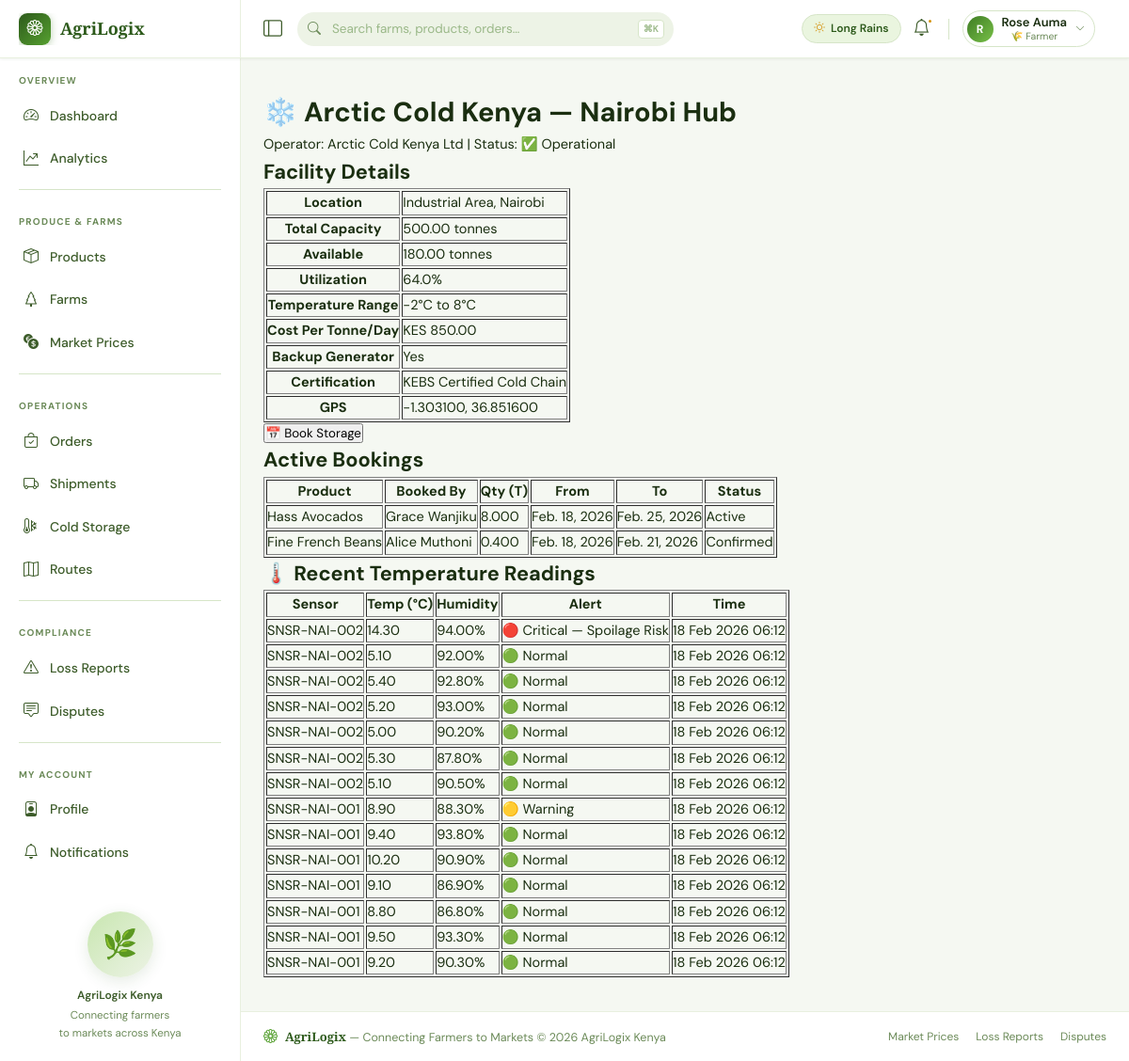
The page /cold-storage/1/ (signed in) on the database its author committed.
### web_app/models.py (models this page shows, shortened)
class User(AbstractUser):
    ROLE_CHOICES = [
        ('farmer', '🌾 Farmer'),
        ('buyer', '🏪 Buyer / Market'),
        ('driver', '🚛 Logistics Driver'),
        ('cold_storage', '❄️ Cold Storage Operator'),
        ('admin', '⚙️ Platform Admin'),
    ]
    role = models.CharField(max_length=20, choices=ROLE_CHOICES, default='buyer')
    phone = models.CharField(max_length=20, unique=True, null=True, blank=True)
    profile_photo = models.ImageField(upload_to='profiles/', null=True, blank=True)
    location = models.CharField(max_length=255, blank=True)
    latitude = models.DecimalField(max_digits=9, decimal_places=6, null=True, blank=True)
    longitude = models.DecimalField(max_digits=9, decimal_places=6, null=True, blank=True)
    is_verified = models.BooleanField(default=False)
    rating = models.DecimalField(max_digits=3, decimal_places=2, default=0.00)
    total_transactions = models.PositiveIntegerField(default=0)
    created_at = models.DateTimeField(auto_now_add=True)
    updated_at = models.DateTimeField(auto_now=True)
    class Meta:
        verbose_name = "User"
        verbose_name_plural = "Users"

class ColdStorageFacility(models.Model):
    STATUS_CHOICES = [
        ('operational', '✅ Operational'),
        ('full', '🔴 Full Capacity'),
        ('maintenance', '🔧 Under Maintenance'),
        ('offline', '⚫ Offline'),
    ]
    operator = models.ForeignKey(User, on_delete=models.CASCADE, related_name='facilities',
                                  limit_choices_to={'role': 'cold_storage'})
    name = models.CharField(max_length=200)
    location_name = models.CharField(max_length=200)
    latitude = models.DecimalField(max_digits=9, decimal_places=6)
    longitude = models.DecimalField(max_digits=9, decimal_places=6)
    total_capacity_tonnes = models.DecimalField(max_digits=10, decimal_places=2)
    available_capacity_tonnes = models.DecimalField(max_digits=10, decimal_places=2)
    min_temperature_celsius = models.IntegerField(default=2)
    max_temperature_celsius = models.IntegerField(default=8)
    cost_per_tonne_per_day = models.DecimalField(max_digits=8, decimal_places=2)
    has_backup_generator = models.BooleanField(default=False)
    certification = models.CharField(max_length=100, blank=True)
    status = models.CharField(max_length=20, choices=STATUS_CHOICES, default='operational')
    photo = models.ImageField(upload_to='cold_storage/', null=True, blank=True)
    is_active = models.BooleanField(default=True)
    created_at = models.DateTimeField(auto_now_add=True)
    @property
    def utilization_percent(self):
        if self.total_capacity_tonnes == 0:
            return 0
        used = self.total_capacity_tonnes - self.available_capacity_tonnes
        return round((used / self.total_capacity_tonnes) * 100, 1)
    class Meta:
        verbose_name = "Cold Storage Facility"
        verbose_name_plural = "Cold Storage Facilities"

class ColdStorageBooking(models.Model):
    STATUS = [
        ('pending', 'Pending'),
        ('confirmed', 'Confirmed'),
        ('active', 'Active'),
        ('completed', 'Completed'),
        ('cancelled', 'Cancelled'),
    ]
    facility = models.ForeignKey(ColdStorageFacility, on_delete=models.CASCADE, related_name='bookings')
    order = models.ForeignKey(Order, on_delete=models.SET_NULL, null=True, blank=True,
                               related_name='cold_storage_bookings')
    booked_by = models.ForeignKey(User, on_delete=models.CASCADE, related_name='cold_storage_bookings')
    product_description = models.CharField(max_length=200)
    quantity_tonnes = models.DecimalField(max_digits=8, decimal_places=3)
    required_temp_min = models.IntegerField()
    required_temp_max = models.IntegerField()
    start_date = models.DateField()
    end_date = models.DateField()
    total_cost = models.DecimalField(max_digits=10, decimal_places=2, default=0)
    status = models.CharField(max_length=20, choices=STATUS, default='pending')
    notes = models.TextField(blank=True)
    created_at = models.DateTimeField(auto_now_add=True)
    class Meta:
        verbose_name = "Cold Storage Booking"
        verbose_name_plural = "Cold Storage Bookings"

class TemperatureLog(models.Model):
    ALERT_LEVELS = [
        ('normal', '🟢 Normal'),
        ('warning', '🟡 Warning'),
        ('critical', '🔴 Critical — Spoilage Risk'),
    ]
    booking = models.ForeignKey(ColdStorageBooking, on_delete=models.CASCADE,
                                 related_name='temperature_logs', null=True, blank=True)
    shipment = models.ForeignKey(Shipment, on_delete=models.CASCADE,
                                  related_name='temperature_logs', null=True, blank=True)
    sensor_id = models.CharField(max_length=50)
    temperature_celsius = models.DecimalField(max_digits=5, decimal_places=2)
    humidity_percent = models.DecimalField(max_digits=5, decimal_places=2, null=True, blank=True)
    alert_level = models.CharField(max_length=10, choices=ALERT_LEVELS, default='normal')
    is_alert_sent = models.BooleanField(default=False)
    recorded_at = models.DateTimeField(auto_now_add=True)
    class Meta:
        ordering = ['-recorded_at']
        verbose_name = "Temperature Log"
        verbose_name_plural = "Temperature Logs"

### web_app/views.py (the view)
# urls.py: path('cold-storage/<int:pk>/', views.cold_storage_detail_view, name='cold_storage_detail'),
@login_required
def cold_storage_detail_view(request, pk):
    facility = get_object_or_404(ColdStorageFacility, pk=pk)
    bookings = ColdStorageBooking.objects.filter(
        facility=facility, status__in=['active', 'confirmed']
    ).select_related('booked_by')
    recent_temps = TemperatureLog.objects.filter(
        booking__facility=facility
    ).order_by('-recorded_at')[:30]
    return render(request, 'cold_chain/facility_detail.html', {
        'facility': facility,
        'bookings': bookings,
        'recent_temps': recent_temps,
    })

### templates/cold_chain/facility_detail.html (shortened to what this page needs)
{% extends 'base.html' %}
{% block content %}
<h1>❄️ {{ facility.name }}</h1>
<p>Operator: {{ facility.operator.get_full_name }} | Status: {{ facility.get_status_display }}</p>
<section>
    <h2>Facility Details</h2>
    <table border="1">
        <tr><th>Location</th><td>{{ facility.location_name }}</td></tr>
        <tr><th>Total Capacity</th><td>{{ facility.total_capacity_tonnes }} tonnes</td></tr>
        <tr><th>Available</th><td>{{ facility.available_capacity_tonnes }} tonnes</td></tr>
        <tr><th>Utilization</th><td>{{ facility.utilization_percent }}%</td></tr>
        <tr><th>Temperature Range</th><td>{{ facility.min_temperature_celsius }}°C to {{ facility.max_temperature_celsius }}°C</td></tr>
        <tr><th>Cost Per Tonne/Day</th><td>KES {{ facility.cost_per_tonne_per_day }}</td></tr>
        <tr><th>Backup Generator</th><td>{{ facility.has_backup_generator|yesno:"Yes,No" }}</td></tr>
        <tr><th>Certification</th><td>{{ facility.certification|default:"None" }}</td></tr>
        <tr><th>GPS</th><td>{{ facility.latitude }}, {{ facility.longitude }}</td></tr>
    </table>
    <a href="{% url 'cold_storage_book' facility.pk %}"><button>📅 Book Storage</button></a>
</section>
<section>
    <h2>Active Bookings</h2>
    <table border="1">
        <thead>
            <tr><th>Product</th><th>Booked By</th><th>Qty (T)</th><th>From</th><th>To</th><th>Status</th></tr>
        </thead>
        <tbody>
            {% for booking in bookings %}
            <tr>
                <td>{{ booking.product_description }}</td>
                <td>{{ booking.booked_by.get_full_name }}</td>
                <td>{{ booking.quantity_tonnes }}</td>
                <td>{{ booking.start_date }}</td>
                <td>{{ booking.end_date }}</td>
                <td>{{ booking.get_status_display }}</td>
            </tr>
            {% empty %}
            <tr><td colspan="6">No active bookings.</td></tr>
            {% endfor %}
        </tbody>
    </table>
</section>
<section>
    <h2>🌡️ Recent Temperature Readings</h2>
    <table border="1">
        <thead><tr><th>Sensor</th><th>Temp (°C)</th><th>Humidity</th><th>Alert</th><th>Time</th></tr></thead>
        <tbody>
            {% for log in recent_temps %}
            <tr>
                <td>{{ log.sensor_id }}</td>
                <td>{{ log.temperature_celsius }}</td>
                <td>{{ log.humidity_percent|default:"—" }}%</td>
                <td>{{ log.get_alert_level_display }}</td>
                <td>{{ log.recorded_at|date:"d M Y H:i" }}</td>
            </tr>
            {% empty %}
            <tr><td colspan="5">No temperature data.</td></tr>
            {% endfor %}
        </tbody>
    </table>
</section>
{% endblock %}

### templates/base.html (shortened to what this page needs)
<!DOCTYPE html>
<html lang="en">
<head>
    <link href="https://cdn.jsdelivr.net/npm/bootstrap-icons@1.11.3/font/bootstrap-icons.min.css" rel="stylesheet">
</head>
<body>
<nav id="topnav" role="banner">
    <div class="nav-brand-zone">
        <a href="{% url 'dashboard' %}" style="display:flex;align-items:center;gap:10px;overflow:hidden;">
            <div class="brand-logo"><i class="bi bi-flower1"></i></div>
            <span class="brand-text">AgriLogix</span>
        </a>
    </div>
    <div class="nav-controls">
        <button class="sidebar-toggle-btn" id="sidebarToggle" aria-label="Toggle sidebar" title="Toggle navigation">
            <i class="bi bi-layout-sidebar"></i>
        </button>
        <div class="nav-search" role="search">
            <input type="text" id="globalSearch" placeholder="Search farms, products, orders…" autocomplete="off" aria-label="Global search">
            <span class="search-kbd">⌘K</span>
        </div>
        <div class="nav-right">
            {% if user.is_authenticated %}
            <div class="season-chip">
                <i class="bi bi-sun" style="color:var(--amber-400);"></i> Long Rains
            </div>
            <a href="{% url 'notification_list' %}" class="nav-icon-btn" aria-label="Notifications">
                <i class="bi bi-bell"></i>
                {% if unread_count %}
                    <span class="notif-count">{{ unread_count }}</span>
                {% else %}
                    <span class="notif-pip"></span>
                {% endif %}
            </a>
            <div class="profile-dropdown">
                <button class="profile-btn" id="profileToggle" aria-haspopup="true" aria-expanded="false">
                    <div class="p-avatar">{{ user.get_full_name|default:user.username|first|upper }}</div>
                    <div class="p-info">
                        <span class="p-name">{{ user.get_full_name|default:user.username }}</span>
                        <span class="p-role">{{ user.get_role_display }}</span>
                    </div>
                    <i class="bi bi-chevron-down p-chevron"></i>
                </button>
            </div>
            {% else %}
            <div class="auth-links">
                <a href="{% url 'login' %}" class="btn-ghost">Sign In</a>
                <a href="{% url 'register' %}" class="btn-solid">Get Started</a>
            </div>
            {% endif %}
        </div>
    </div>
</nav>
<div id="layout">
    <aside id="sidebar" role="navigation" aria-label="Main navigation">
        <div class="sidebar-inner">
            <span class="sb-section-label">Overview</span>
            <a href="{% url 'dashboard' %}" class="sidebar-link"><i class="bi bi-speedometer2"></i> Dashboard</a>
            <a href="{% url 'analytics_dashboard' %}" class="sidebar-link"><i class="bi bi-graph-up-arrow"></i> Analytics</a>
            <div class="sb-divider"></div>
            <span class="sb-section-label">Produce &amp; Farms</span>
            <a href="{% url 'product_list' %}" class="sidebar-link"><i class="bi bi-box-seam"></i> Products</a>
            <a href="{% url 'farm_list' %}" class="sidebar-link"><i class="bi bi-tree"></i> Farms</a>
            <a href="{% url 'market_prices' %}" class="sidebar-link"><i class="bi bi-currency-exchange"></i> Market Prices</a>
            <div class="sb-divider"></div>
            <span class="sb-section-label">Operations</span>
            <a href="{% url 'order_list' %}" class="sidebar-link"><i class="bi bi-bag-check"></i> Orders</a>
            <a href="{% url 'shipment_list' %}" class="sidebar-link"><i class="bi bi-truck"></i> Shipments</a>
            <a href="{% url 'cold_storage_list' %}" class="sidebar-link"><i class="bi bi-thermometer-snow"></i> Cold Storage</a>
            <a href="{% url 'route_list' %}" class="sidebar-link"><i class="bi bi-map"></i> Routes</a>
            <div class="sb-divider"></div>
            <span class="sb-section-label">Compliance</span>
            <a href="{% url 'loss_report_list' %}" class="sidebar-link"><i class="bi bi-exclamation-triangle"></i> Loss Reports</a>
            <a href="{% url 'dispute_list' %}" class="sidebar-link"><i class="bi bi-chat-square-text"></i> Disputes</a>
            {% if user.is_authenticated %}
            <div class="sb-divider"></div>
            <span class="sb-section-label">My Account</span>
            <a href="{% url 'profile' %}" class="sidebar-link"><i class="bi bi-person-badge"></i> Profile</a>
            <a href="{% url 'notification_list' %}" class="sidebar-link">
                <i class="bi bi-bell"></i> Notifications
            </a>
            {% endif %}
            <div class="sidebar-foot">
                <div class="sidebar-art-circle">🌿</div>
                <p>
                    <strong>AgriLogix Kenya</strong>
                    Connecting farmers<br>to markets across Kenya
                </p>
            </div>
        </div>
    </aside>
    <div id="page-content">
        <div id="breadcrumb-wrap">{% block breadcrumb %}{% endblock %}</div>
        <main id="main-content">
            {% block content %}{% endblock %}
        </main>
        <footer id="footer">
            <div class="footer-brand">
                <i class="bi bi-flower1" style="color:var(--green-400);font-size:15px;"></i>
                <span><strong>AgriLogix</strong> — Connecting Farmers to Markets &copy; {% now "Y" %} AgriLogix Kenya</span>
            </div>
            <nav class="footer-links" aria-label="Footer links">
                <a href="{% url 'market_prices' %}">Market Prices</a>
                <a href="{% url 'loss_report_list' %}">Loss Reports</a>
                <a href="{% url 'dispute_list' %}">Disputes</a>
            </nav>
        </footer>
    </div>
</div>
</body>
</html>

### rows shown on the page
User: get_full_name|first "R", get_full_name "Rose Auma", role "🌾 Farmer"
ColdStorageFacility: name "Arctic Cold Kenya — Nairobi Hub", operator.get_full_name "Arctic Cold Kenya Ltd", status "✅ Operational", location_name "Industrial Area, Nairobi", total_capacity_tonnes "500.00", available_capacity_tonnes "180.00", utilization_percent "64.0", min_temperature_celsius "-2", max_temperature_celsius "8", cost_per_tonne_per_day "850.00", has_backup_generator "Yes", certification "KEBS Certified Cold Chain", latitude "-1.303100", longitude "36.851600"
ColdStorageBooking: product_description "Hass Avocados", booked_by.get_full_name "Grace Wanjiku", quantity_tonnes "8.000", start_date "Feb. 18, 2026", end_date "Feb. 25, 2026", status "Active"
ColdStorageBooking: product_description "Fine French Beans", booked_by.get_full_name "Alice Muthoni", quantity_tonnes "0.400", start_date "Feb. 18, 2026", end_date "Feb. 21, 2026", status "Confirmed"
TemperatureLog: sensor_id "SNSR-NAI-002", temperature_celsius "14.30", humidity_percent "94.00", alert_level "🔴 Critical — Spoilage Risk", recorded_at "18 Feb 2026 06:12"
TemperatureLog: sensor_id "SNSR-NAI-002", temperature_celsius "5.10", humidity_percent "92.00", alert_level "🟢 Normal", recorded_at "18 Feb 2026 06:12"
TemperatureLog: sensor_id "SNSR-NAI-002", temperature_celsius "5.40", humidity_percent "92.80", alert_level "🟢 Normal", recorded_at "18 Feb 2026 06:12"
TemperatureLog: sensor_id "SNSR-NAI-002", temperature_celsius "5.20", humidity_percent "93.00", alert_level "🟢 Normal", recorded_at "18 Feb 2026 06:12"
TemperatureLog: sensor_id "SNSR-NAI-002", temperature_celsius "5.00", humidity_percent "90.20", alert_level "🟢 Normal", recorded_at "18 Feb 2026 06:12"
TemperatureLog: sensor_id "SNSR-NAI-002", temperature_celsius "5.30", humidity_percent "87.80", alert_level "🟢 Normal", recorded_at "18 Feb 2026 06:12"
TemperatureLog: sensor_id "SNSR-NAI-002", temperature_celsius "5.10", humidity_percent "90.50", alert_level "🟢 Normal", recorded_at "18 Feb 2026 06:12"
TemperatureLog: sensor_id "SNSR-NAI-001", temperature_celsius "8.90", humidity_percent "88.30", alert_level "🟡 Warning", recorded_at "18 Feb 2026 06:12"
TemperatureLog: sensor_id "SNSR-NAI-001", temperature_celsius "9.40", humidity_percent "93.80", alert_level "🟢 Normal", recorded_at "18 Feb 2026 06:12"
TemperatureLog: sensor_id "SNSR-NAI-001", temperature_celsius "10.20", humidity_percent "90.90", alert_level "🟢 Normal", recorded_at "18 Feb 2026 06:12"
TemperatureLog: sensor_id "SNSR-NAI-001", temperature_celsius "9.10", humidity_percent "86.90", alert_level "🟢 Normal", recorded_at "18 Feb 2026 06:12"
TemperatureLog: sensor_id "SNSR-NAI-001", temperature_celsius "8.80", humidity_percent "86.80", alert_level "🟢 Normal", recorded_at "18 Feb 2026 06:12"
TemperatureLog: sensor_id "SNSR-NAI-001", temperature_celsius "9.50", humidity_percent "93.30", alert_level "🟢 Normal", recorded_at "18 Feb 2026 06:12"
TemperatureLog: sensor_id "SNSR-NAI-001", temperature_celsius "9.20", humidity_percent "90.30", alert_level "🟢 Normal", recorded_at "18 Feb 2026 06:12"
